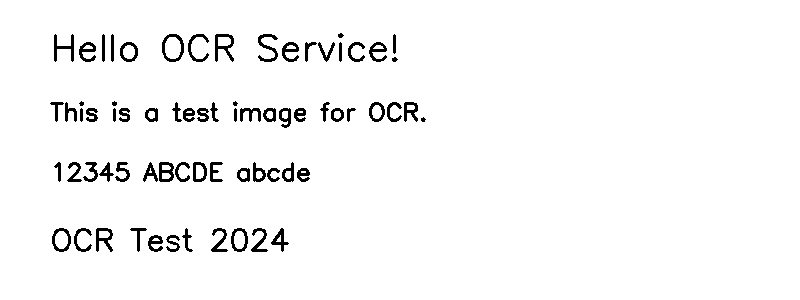
#> input picture ai-tutor-system/ocr-service/test_image.png, 800 x 300 px; its folder holds only this picture in this run
$ python -i ocr_engine.py   (imports and definitions only)
#> lines starting #> are read from the running program, lines starting #| are printed output that depends on the picture; after the words box and inside, x2 and y2 are one past the last pixel; in counts of white or black regions, pixels touching at a corner belong together
#> further down, picture is the input picture: shape (300, 800, 3); 96.6% white; 70 black regions (4 under 20 px), largest, box (x1, y1, x2, y2) and area: (215, 34, 234, 62) 233, (162, 34, 184, 62) 215, (258, 34, 278, 62) 210
#!/usr/bin/env python3
# -*- coding: utf-8 -*-
"""
OCR引擎 - 基于RapidOCR轻量级方案
支持中英文混合识别，内存优化版本
"""

import os
import cv2
import numpy as np
from typing import List, Tuple, Optional
from pathlib import Path


class OCREngine:
    """
    OCR推理引擎 - 基于RapidOCR
    内存优化: 使用单线程推理，限制内存占用
    """

    def __init__(self, models_dir: str = None):
        """
        初始化OCR引擎

        Args:
            models_dir: 模型文件目录（RapidOCR会自动管理）
        """
        self._rapid_ocr = None  # 改名避免与方法冲突
        self._init_rapidocr()
#> (the call stopped at in _init_rapidocr, `self._rapid_ocr = RapidOCR()`: rapidocr_onnxruntime is not available in this run)

    def _init_rapidocr(self):
        """
        初始化RapidOCR引擎
        """
        try:
            from rapidocr_onnxruntime import RapidOCR

            # 创建OCR实例 - 使用轻量级配置
            self._rapid_ocr = RapidOCR()

            print("RapidOCR引擎初始化成功")
            print(f"使用设备: CPU")

        except ImportError:
            print("RapidOCR未安装，请运行: pip install rapidocr-onnxruntime")
            self._rapid_ocr = None
        except Exception as e:
            print(f"RapidOCR初始化失败: {e}")
            self._rapid_ocr = None

    def preprocess_image(self, image: np.ndarray, max_size: int = 1920) -> np.ndarray:
        """
        图像预处理

        Args:
            image: 输入图像
            max_size: 最大边长

        Returns:
            预处理后的图像
        """
        h, w = image.shape[:2]
        if max(h, w) > max_size:
            scale = max_size / max(h, w)
            new_h, new_w = int(h * scale), int(w * scale)
            image = cv2.resize(image, (new_w, new_h))
        return image

    def ocr(self, image: np.ndarray) -> List[dict]:
        """
        完整OCR流程

        Args:
            image: 输入图像 (BGR格式)

        Returns:
            识别结果列表 [{"text": str, "confidence": float, "box": list}]
        """
        if self._rapid_ocr is None:
            return self._fallback_ocr(image)

        try:
            # 预处理
            image = self.preprocess_image(image)

            # RapidOCR识别
            # 返回格式: result是列表，每个元素是 [box, text, confidence]
            # box: [[x1,y1], [x2,y2], [x3,y3], [x4,y4]]
            # text: 字符串
            # confidence: 字符串格式的浮点数
            result, elapse = self._rapid_ocr(image)

            if result is None or len(result) == 0:
                return []

            results = []
            for item in result:
                # item格式: [box, text, confidence]
                # 注意: confidence是字符串类型
                box = item[0]  # 列表的列表
                text = item[1]  # 字符串
                confidence = float(item[2])  # 字符串转float

                if text and text.strip():
                    results.append({
                        "text": text,
                        "confidence": round(confidence, 4),
                        "box": [[int(p[0]), int(p[1])] for p in box]
                    })

            # 按位置排序（从上到下，从左到右）
            if results:
                results.sort(key=lambda x: (x["box"][0][1], x["box"][0][0]))

            return results

        except Exception as e:
            print(f"OCR识别错误: {e}")
            import traceback
            traceback.print_exc()
            return self._fallback_ocr(image)

    def _fallback_ocr(self, image: np.ndarray) -> List[dict]:
        """
        降级OCR - 当主引擎不可用时使用简单方法
        """
        # 使用OpenCV的简单文本检测
        gray = cv2.cvtColor(image, cv2.COLOR_BGR2GRAY)

        # 自适应阈值
        binary = cv2.adaptiveThreshold(
            gray, 255, cv2.ADAPTIVE_THRESH_GAUSSIAN_C,
            cv2.THRESH_BINARY_INV, 11, 2
        )

        # 形态学操作
        kernel = cv2.getStructuringElement(cv2.MORPH_RECT, (15, 3))
        dilated = cv2.dilate(binary, kernel, iterations=2)
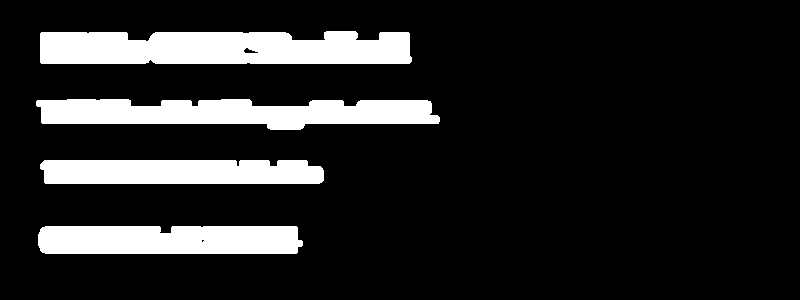
#> dilated: shape (300, 800); 14.2% white; 4 white regions

        # 查找轮廓
        contours, _ = cv2.findContours(dilated, cv2.RETR_EXTERNAL, cv2.CHAIN_APPROX_SIMPLE)
#> contours = 4 contours; box (x1, y1, x2, y2) and area: (40, 31, 412, 64) 10804, (36, 99, 440, 130) 8690, (38, 226, 303, 254) 6902, (40, 160, 324, 184) 6272

        results = []
        for contour in contours:
            x, y, w, h = cv2.boundingRect(contour)
            if w > 30 and h > 15:
                results.append({
                    "text": "[检测到文本区域]",
                    "confidence": 0.0,
                    "box": [[x, y], [x+w, y], [x+w, y+h], [x, y+h]]
                })
#> this loop made 4 passes
#> (x, y, w, h) on passes 1 to 4: (38, 226, 265, 28), (40, 160, 284, 24), (36, 99, 404, 31), (40, 31, 372, 33)
#> after the loop, results = 4 items

        return results

    def is_loaded(self) -> bool:
        """
        检查引擎是否已加载
        """
        return self._rapid_ocr is not None


# 全局实例
_ocr_engine = None


def get_ocr_engine() -> OCREngine:
    """
    获取OCR引擎单例
    """
    global _ocr_engine
    if _ocr_engine is None:
        _ocr_engine = OCREngine()
    return _ocr_engine

>>> import cv2
>>> picture = cv2.imread('test_image.png')
>>> result = OCREngine().ocr(picture)
#> result = 4 items
